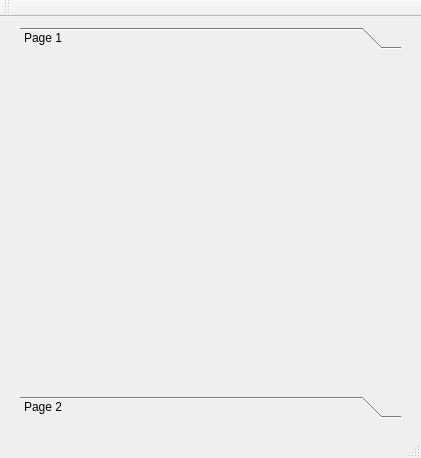
<?xml version="1.0" encoding="UTF-8"?>
<ui version="4.0">
 <class>MainWindow</class>
 <widget class="QMainWindow" name="MainWindow">
  <property name="geometry">
   <rect>
    <x>0</x>
    <y>0</y>
    <width>421</width>
    <height>458</height>
   </rect>
  </property>
  <property name="windowTitle">
   <string>MainWindow</string>
  </property>
  <widget class="QWidget" name="centralWidget">
   <widget class="QToolBox" name="toolBox">
    <property name="geometry">
     <rect>
      <x>20</x>
      <y>10</y>
      <width>381</width>
      <height>391</height>
     </rect>
    </property>
    <property name="frameShadow">
     <enum>QFrame::Plain</enum>
    </property>
    <property name="currentIndex">
     <number>0</number>
    </property>
    <widget class="QWidget" name="page">
     <property name="geometry">
      <rect>
       <x>0</x>
       <y>0</y>
       <width>381</width>
       <height>339</height>
      </rect>
     </property>
     <attribute name="label">
      <string>Page 1</string>
     </attribute>
    </widget>
    <widget class="QWidget" name="page_2">
     <property name="geometry">
      <rect>
       <x>0</x>
       <y>0</y>
       <width>381</width>
       <height>339</height>
      </rect>
     </property>
     <attribute name="label">
      <string>Page 2</string>
     </attribute>
    </widget>
   </widget>
  </widget>
  <widget class="QMenuBar" name="menuBar">
   <property name="geometry">
    <rect>
     <x>0</x>
     <y>0</y>
     <width>421</width>
     <height>23</height>
    </rect>
   </property>
  </widget>
  <widget class="QToolBar" name="mainToolBar">
   <attribute name="toolBarArea">
    <enum>TopToolBarArea</enum>
   </attribute>
   <attribute name="toolBarBreak">
    <bool>false</bool>
   </attribute>
  </widget>
  <widget class="QStatusBar" name="statusBar"/>
 </widget>
 <layoutdefault spacing="6" margin="11"/>
 <resources/>
 <connections/>
</ui>
